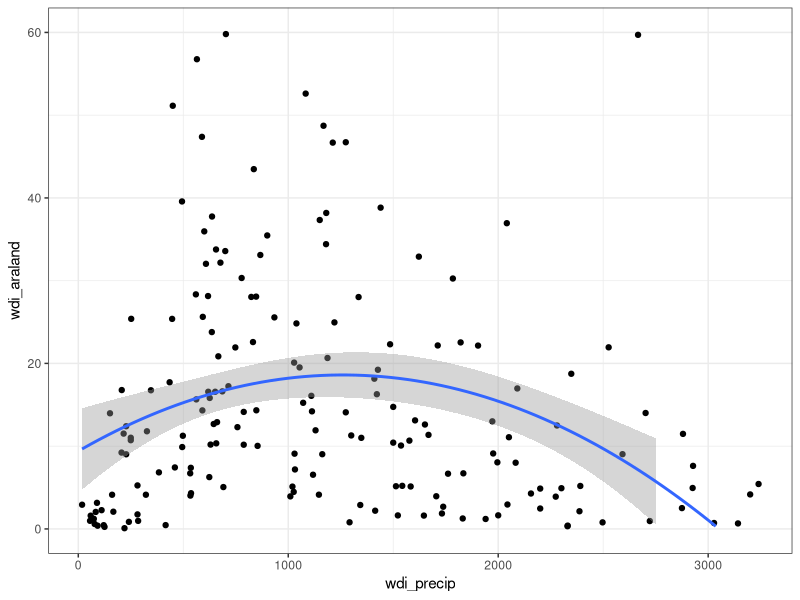
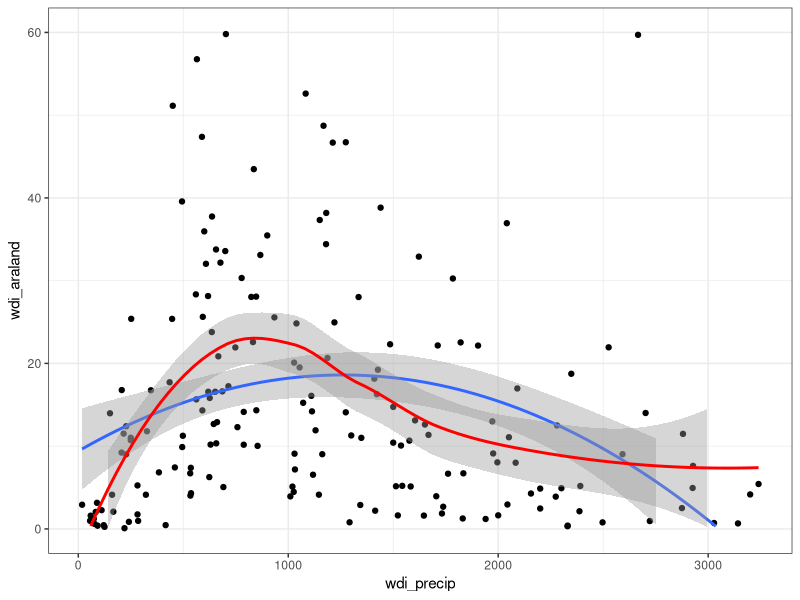
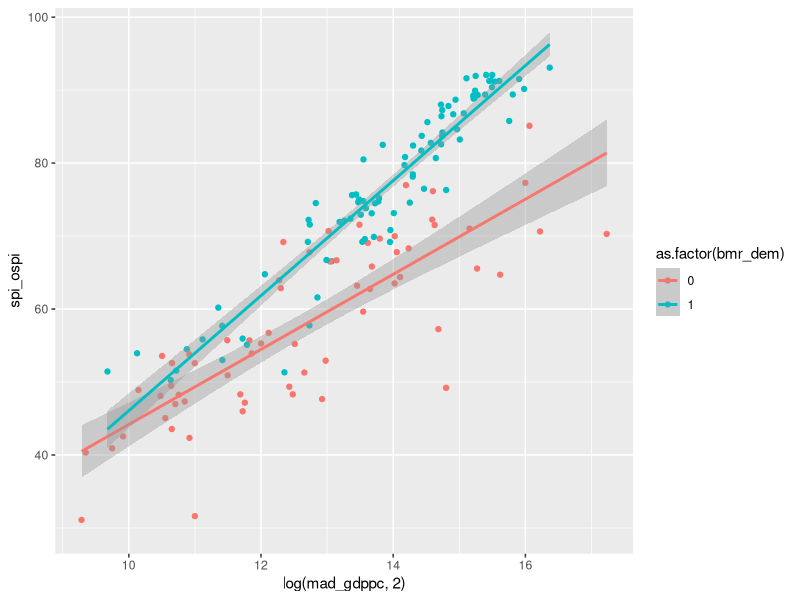
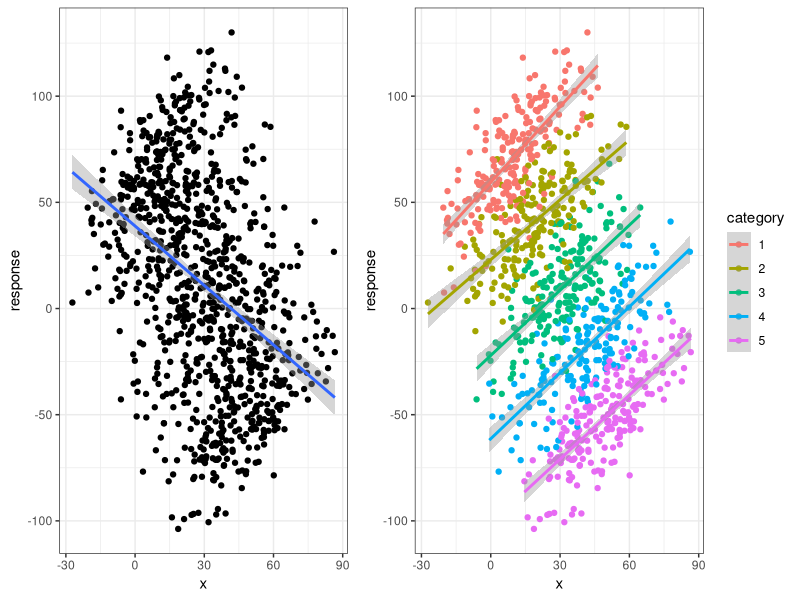
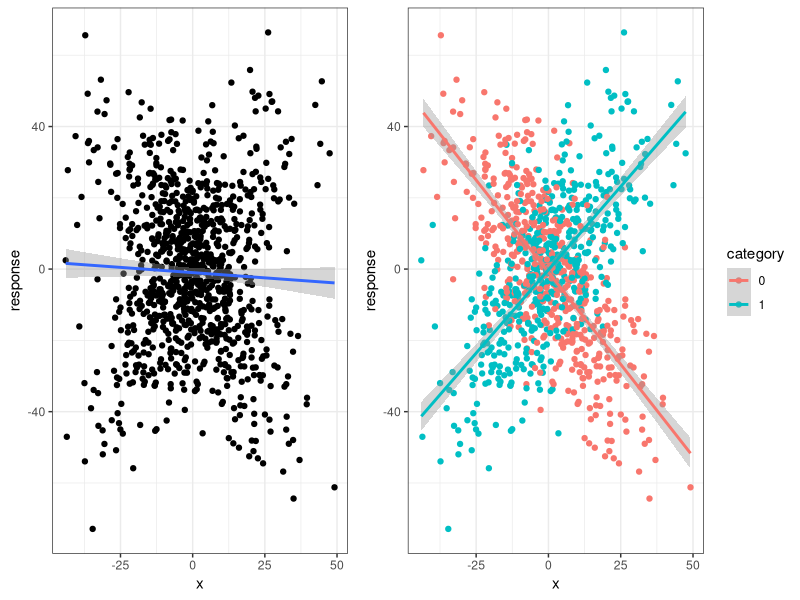

Source code (R) for these figures, in order:
## ---- chunk 1
countries <- read.csv("data/countries.csv")
## ---- chunk 2
countries$ht_region <- as.factor(countries$ht_region)
countries$ht_region <- relevel(countries$ht_region, ref = "5")
summary(lm(mad_gdppc~ht_region, countries))$coefficients
## ---- chunk 3
library(ggplot2)

lm2 <- lm(wdi_araland~poly(wdi_precip, 2, raw = TRUE), countries)
summary(lm2)

ggplot(countries, aes(x=wdi_precip, y=wdi_araland)) + 
  geom_point() + 
  stat_smooth(method = "lm",
              formula = y ~ poly(x, 2)) + 
  ylim(0, 60) + 
  theme_bw()
## ---- chunk 4
threshold = 10

X_0 = c(1, 1500, 1500^2)

# Using the null distribution, we can standardize the threshold and find the density below it
pt((threshold - X_0 %*% coef(lm2)) / 
     (sqrt(t(X_0) %*% vcov(lm2) %*% X_0 + summary(lm2)$sigma^2)), 
   lm2$df.residual)
## ---- chunk 5
# Check that this works as intended
prediction <- predict(lm2,newdata = data.frame('wdi_precip'=1500, check.names = F),interval = "prediction")
threshold = prediction[2:3]

# These should threshold above 0.025 and 0.975 density 
pt((threshold - as.vector(X_0 %*% coef(lm2))) / 
     as.vector(sqrt(t(X_0) %*% vcov(lm2) %*% X_0 + summary(lm2)$sigma^2)), 
   lm2$df.residual)
## ---- chunk 6
loess_model <- loess(wdi_araland~wdi_precip, countries)

# LM Rsq
1-sum(residuals(lm2)^2)/
  sum((countries[!is.na(countries$wdi_araland) & !is.na(countries$wdi_precip),]$wdi_araland - 
         mean(countries[!is.na(countries$wdi_araland) & !is.na(countries$wdi_precip),]$wdi_araland))^2)

# Loess Rsq
1-sum(residuals(loess_model)^2)/
  sum((countries[!is.na(countries$wdi_araland) & !is.na(countries$wdi_precip),]$wdi_araland - 
         mean(countries[!is.na(countries$wdi_araland) & !is.na(countries$wdi_precip),]$wdi_araland))^2)

ggplot(countries, aes(x=wdi_precip, y=wdi_araland)) + 
  geom_point() + 
  stat_smooth(method = "lm",
              formula = y ~ poly(x, 2)) + 
  stat_smooth(method="loess", 
              formula = y ~ x,
              col="red") + 
  ylim(0, 60) + 
  theme_bw()
## ---- chunk 7
lm3 <- lm(spi_ospi~log(mad_gdppc, 2) * as.factor(bmr_dem), countries)
summary(lm3)$coefficients

ggplot(countries, aes(x=log(mad_gdppc, 2), y = spi_ospi, col = as.factor(bmr_dem))) + 
  geom_point() + 
  stat_smooth(method="lm",
              formula = y~x)

log(median(countries$mad_gdppc, na.rm = T))
## ---- chunk 8
lm4 <- lm(spi_ospi~log(mad_gdppc, 2) + as.factor(bmr_dem), countries)
anova(lm4, lm3)
## ---- chunk 9
set.seed(139)
library(knitr)
library(dplyr)

n = 10
value = rnorm(n, 5, 2)
category = as.factor(sample(c(1,2,3), n, replace = T))
df <- data.frame(Response = case_when(category == "1" ~ 3,
                                      category == "2" ~ 7,
                                      category == "3" ~ 2) * value + rnorm(n, 0, 5),
                 Category=category,
                 Value=value)

kable(df)
## ---- chunk 10
lm_sim <- lm(Response ~ Category * Value, df)
model_matrix_out = model.matrix(lm_sim)
attr(model_matrix_out, "assign") <- NULL
attr(model_matrix_out, "contrasts") <- NULL

print(model_matrix_out)
## ---- chunk 11
library(gridExtra)

# Sample size
n <- 1000

# Five categories
category <- sample(1:5, n, replace = T)

# Different x mean for each category
x <- rnorm(n, 10 * category, 15)

# Generate the response variable
response = 100 - (40 * category) + x * 1 + rnorm(n, 0, 15)

# Make a dataframe for plotting
df <- data.frame(x = x,
                 category = as.factor(category),
                 response = response)

# Models with and without category as a predictor
plot1 <- ggplot(df, aes(x = x, y = response)) + 
  geom_point() + 
  theme_bw() + 
  geom_smooth(method="lm", formula = y~x)

plot2 <- ggplot(df, aes(x = x, y = response, color = category)) + 
  geom_point() + 
  theme_bw() + 
  geom_smooth(method="lm", formula = y~x)

# Plot models
grid.arrange(plot1, plot2, ncol = 2, widths=c(0.8,1))

# Correctly fit model
summary(lm(response ~ x + category, df))$coefficients
## ---- chunk 12
n <- 1000

# Two categories
category <- sample(0:1, n, replace = T)

# Generate predictor
x <- rnorm(n, 0, 15)

# Generate response variable
response = x * (-1 + 2 * category) + rnorm(n, 0, 15)

# Data frame for plotting
df <- data.frame(x = x,
                 category = as.factor(category),
                 response = response)

# Models with and without interaction terms
plot1 <- ggplot(df, aes(x = x, y = response)) + 
  geom_point() + 
  theme_bw() + 
  geom_smooth(method="lm", formula = y~x)

plot2 <- ggplot(df, aes(x = x, y = response, color = category)) + 
  geom_point() + 
  theme_bw() + 
  geom_smooth(method="lm", formula = y~x)

grid.arrange(plot1, plot2, ncol = 2, widths=c(0.8,1))

# Correctly fit model
summary(lm(response ~ x * category, df))$coefficients
